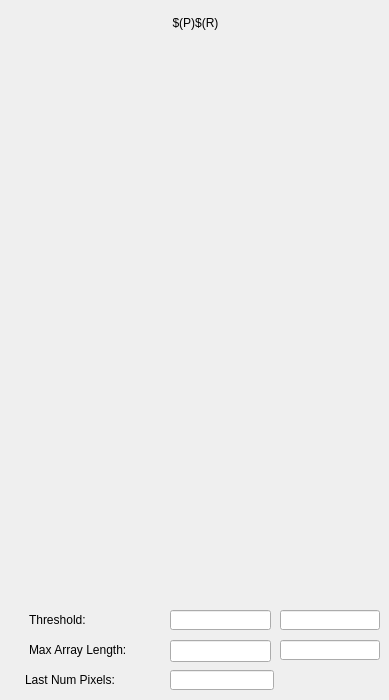
<?xml version="1.0" encoding="UTF-8"?>
<ui version="4.0">
 <class>MainWindow</class>
 <widget class="QMainWindow" name="MainWindow">
  <property name="geometry">
   <rect>
    <x>0</x>
    <y>0</y>
    <width>389</width>
    <height>700</height>
   </rect>
  </property>
  <property name="styleSheet">
   <string>

QWidget#centralWidget {background: rgba(187, 187, 187, 255);}

caTable {
       font: 10pt;
       background: cornsilk;
       alternate-background-color: wheat;
}

caLineEdit {
     border-radius: 1px;
     background: lightyellow;
     color: black;
 }

caTextEntry {
    color: rgb(127, 0, 63);
    background-color: cornsilk;
    selection-color: #0a214c;
    selection-background-color: wheat;
    border: 1px groove black;
    border-radius: 1px;
    padding: 1px;
}

caTextEntry:focus {
    padding: 0px;
    border: 2px groove darkred;
    border-radius: 1px;
}

QPushButton {
      border-color: #00b;
      border-radius: 2px;
      padding: 3px;
      border-width: 1px;

	background: qlineargradient(spread:pad, x1:0, y1:0, x2:0, y2:1,
						   stop:0   rgba(224, 239, 255, 255),
						   stop:0.5 rgba(199, 215, 230, 255),
						   stop:1   rgba(184, 214, 236, 255));
}
QPushButton:hover {
	background: qlineargradient(spread:pad, x1:0, y1:0, x2:0, y2:1,
						stop:0   rgba(201, 226, 255, 255),
						stop:0.5 rgba(177, 204, 230, 255),
						stop:1   rgba(163, 205, 236, 255));
}
QPushButton:pressed {
	background: qlineargradient(spread:pad, x1:0, y1:0, x2:0, y2:1,
						stop:0   rgba(174, 219, 255, 255),
						stop:0.5 rgba(165, 199, 230, 255),
						stop:1   rgba(134, 188, 236, 255));
}

QPushButton:disabled {
	background: qlineargradient(spread:pad, x1:0, y1:0, x2:0, y2:1,
						stop:0   rgba(174, 219, 255, 255),
						stop:0.5 rgba(165, 199, 230, 255),
						stop:1   rgba(134, 188, 236, 255));
}

caChoice {
      background: qlineargradient(x1: 0, y1: 0, x2: 0, y2: 1,
                                  stop: 0 #E1E1E1, stop: 0.4 #DDDDDD,
                                  stop: 0.5 #D8D8D8, stop: 1.0 #D3D3D3);
}

caChoice &gt; QPushButton {
      text-align: left;
      padding: 1px;
}

caSlider::groove:horizontal {
border: 1px solid #bbb;
background: lightgrey;
height: 20px;
border-radius: 4px;
}

caSlider::handle:horizontal {
background: red;
border: 1px solid #777;
width: 13px;
margin-top: -2px;
margin-bottom: -2px;
border-radius: 2px;
}



</string>
  </property>
  <widget class="QWidget" name="centralWidget">
   <widget class="caGraphics" name="caRectangle_0">
    <property name="geometry">
     <rect>
      <x>0</x>
      <y>9</y>
      <width>391</width>
      <height>26</height>
     </rect>
    </property>
    <property name="foreground">
     <color>
      <red>218</red>
      <green>218</green>
      <blue>218</blue>
     </color>
    </property>
    <property name="linestyle" stdset="0">
     <enum>caGraphics::Solid</enum>
    </property>
    <property name="fillstyle" stdset="0">
     <enum>caGraphics::Filled</enum>
    </property>
    <property name="lineColor">
     <color>
      <red>218</red>
      <green>218</green>
      <blue>218</blue>
     </color>
    </property>
    <property name="form">
     <enum>caGraphics::Rectangle</enum>
    </property>
   </widget>
   <widget class="caLabel" name="caLabel_0">
    <property name="geometry">
     <rect>
      <x>0</x>
      <y>10</y>
      <width>391</width>
      <height>25</height>
     </rect>
    </property>
    <property name="text">
     <string>$(P)$(R)</string>
    </property>
    <property name="alignment">
     <set>Qt::AlignAbsolute|Qt::AlignCenter|Qt::AlignHCenter|Qt::AlignVCenter</set>
    </property>
    <property name="fontScaleMode">
     <enum>ESimpleLabel::WidthAndHeight</enum>
    </property>
    <property name="foreground">
     <color>
      <red>10</red>
      <green>0</green>
      <blue>184</blue>
     </color>
    </property>
    <property name="background">
     <color alpha="0">
      <red>10</red>
      <green>0</green>
      <blue>184</blue>
     </color>
    </property>
    <property name="frameShape">
     <enum>QFrame::NoFrame</enum>
    </property>
   </widget>
   <widget class="caInclude" name="caInclude_0">
    <property name="geometry">
     <rect>
      <x>5</x>
      <y>40</y>
      <width>380</width>
      <height>555</height>
     </rect>
    </property>
    <property name="macro">
     <string/>
    </property>
    <property name="filename" stdset="0">
     <string>NDPluginBase.adl</string>
    </property>
   </widget>
   <widget class="caLabel" name="calabel">
    <property name="geometry">
     <rect>
      <x>29</x>
      <y>610</y>
      <width>131</width>
      <height>20</height>
     </rect>
    </property>
    <property name="text">
     <string>Threshold: </string>
    </property>
    <property name="fontScaleMode">
     <enum>ESimpleLabel::WidthAndHeight</enum>
    </property>
   </widget>
   <widget class="caLabel" name="calabel_2">
    <property name="geometry">
     <rect>
      <x>29</x>
      <y>640</y>
      <width>131</width>
      <height>20</height>
     </rect>
    </property>
    <property name="text">
     <string>Max Array Length:</string>
    </property>
    <property name="fontScaleMode">
     <enum>ESimpleLabel::WidthAndHeight</enum>
    </property>
   </widget>
   <widget class="caTextEntry" name="catextentry">
    <property name="geometry">
     <rect>
      <x>170</x>
      <y>610</y>
      <width>101</width>
      <height>20</height>
     </rect>
    </property>
    <property name="channel" stdset="0">
     <string notr="true">$(P)$(R)Threshold</string>
    </property>
    <property name="background">
     <color>
      <red>87</red>
      <green>202</green>
      <blue>228</blue>
     </color>
    </property>
    <property name="colorMode">
     <enum>caLineEdit::Static</enum>
    </property>
   </widget>
   <widget class="caTextEntry" name="catextentry_2">
    <property name="geometry">
     <rect>
      <x>170</x>
      <y>640</y>
      <width>101</width>
      <height>22</height>
     </rect>
    </property>
    <property name="channel" stdset="0">
     <string notr="true">$(P)$(R)MaxArrayLength</string>
    </property>
    <property name="background">
     <color>
      <red>87</red>
      <green>202</green>
      <blue>228</blue>
     </color>
    </property>
    <property name="colorMode">
     <enum>caLineEdit::Static</enum>
    </property>
   </widget>
   <widget class="caLineEdit" name="calineedit">
    <property name="geometry">
     <rect>
      <x>280</x>
      <y>610</y>
      <width>100</width>
      <height>20</height>
     </rect>
    </property>
    <property name="channel" stdset="0">
     <string notr="true">$(P)$(R)Threshold_RBV</string>
    </property>
    <property name="background">
     <color alpha="0">
      <red>160</red>
      <green>160</green>
      <blue>164</blue>
     </color>
    </property>
    <property name="colorMode">
     <enum>caLineEdit::Static</enum>
    </property>
   </widget>
   <widget class="caLineEdit" name="calineedit_2">
    <property name="geometry">
     <rect>
      <x>280</x>
      <y>640</y>
      <width>100</width>
      <height>20</height>
     </rect>
    </property>
    <property name="channel" stdset="0">
     <string notr="true">$(P)$(R)MaxArrayLength_RBV</string>
    </property>
    <property name="background">
     <color alpha="0">
      <red>160</red>
      <green>160</green>
      <blue>164</blue>
     </color>
    </property>
    <property name="colorMode">
     <enum>caLineEdit::Static</enum>
    </property>
   </widget>
   <widget class="caLineEdit" name="calineedit_3">
    <property name="geometry">
     <rect>
      <x>170</x>
      <y>670</y>
      <width>104</width>
      <height>20</height>
     </rect>
    </property>
    <property name="channel" stdset="0">
     <string notr="true">$(P)$(R)NumCompPixels</string>
    </property>
    <property name="background">
     <color alpha="0">
      <red>160</red>
      <green>160</green>
      <blue>164</blue>
     </color>
    </property>
    <property name="colorMode">
     <enum>caLineEdit::Static</enum>
    </property>
   </widget>
   <widget class="caLabel" name="calabel_3">
    <property name="geometry">
     <rect>
      <x>25</x>
      <y>670</y>
      <width>135</width>
      <height>20</height>
     </rect>
    </property>
    <property name="text">
     <string>Last Num Pixels:</string>
    </property>
    <property name="fontScaleMode">
     <enum>ESimpleLabel::WidthAndHeight</enum>
    </property>
   </widget>
  </widget>
 </widget>
 <customwidgets>
  <customwidget>
   <class>caTextEntry</class>
   <extends>caLineEdit</extends>
   <header>caTextEntry</header>
  </customwidget>
  <customwidget>
   <class>caLabel</class>
   <extends>QLabel</extends>
   <header>caLabel</header>
  </customwidget>
  <customwidget>
   <class>caGraphics</class>
   <extends>QWidget</extends>
   <header>caGraphics</header>
  </customwidget>
  <customwidget>
   <class>caInclude</class>
   <extends>QWidget</extends>
   <header>caInclude</header>
  </customwidget>
  <customwidget>
   <class>caLineEdit</class>
   <extends>QLineEdit</extends>
   <header>caLineEdit</header>
  </customwidget>
 </customwidgets>
 <resources/>
 <connections/>
</ui>
